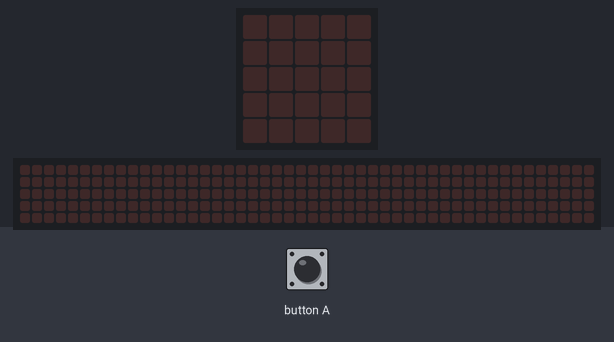
Bench run of a program on a simulated BBC micro:bit running MicroPython. Parts: the board's 5×5 LED display, a strip that is not on the board, showing the scrolling text unrolled. The test bench sets the inputs (shaded band). The 48×5 strip is a reading aid, not a part: it shows the text the display is scrolling, unrolled, one strip-width of it at a time.

Above: at 1.2 s.
1.3 s: button A pressed for 0.15 s
At 1.37 s:
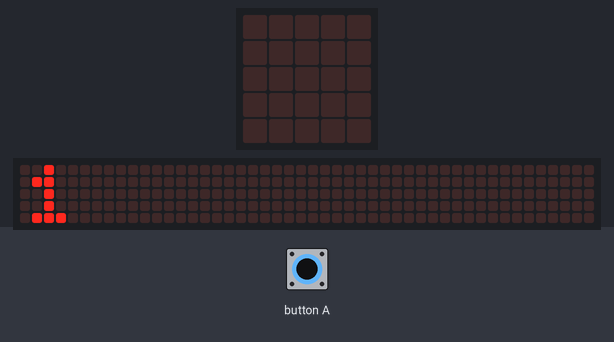
4.3 s: button A pressed for 1 s
At 5.72 s:
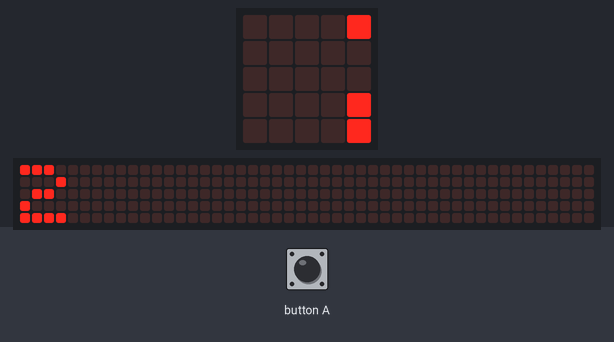
7.3 s: button A pressed for 0.15 s
At 8.62 s:
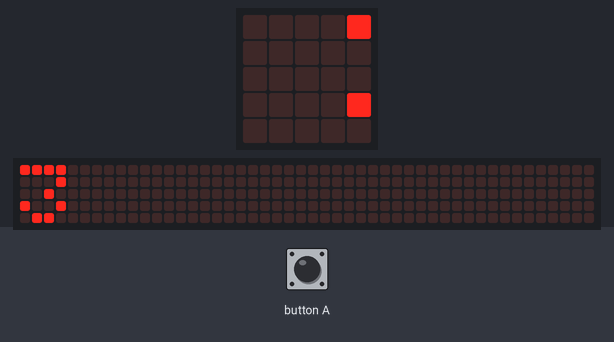
10.3 s: button A pressed for 1 s
At 11.52 s:
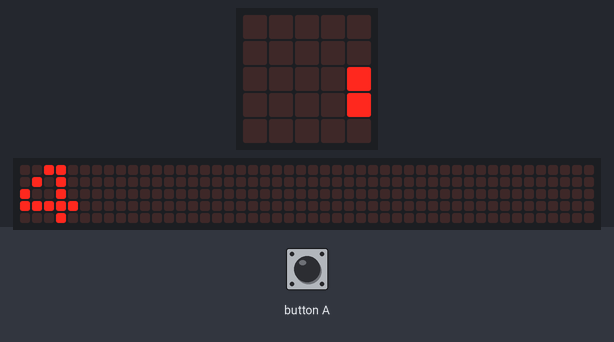

Measured:
- after the input at 1.3 s, the display: changes at once (image 1)

The program:

counter.py
```python
"""
    counter.py
    ~~~~~~~~~~
    Creates a counter that increments on pressing button a.
    Scrolls the current count on the led display.
"""

import microbit
ctr = 0                                         # Initialize counter
while True:                                     # Loop forever
    ctr = ctr + microbit.button_a.get_presses() # Count the amount of presses
    if ctr > 0:                                 # Only execute if not zero
        microbit.display.scroll(str(ctr))       # Display the counter
    microbit.sleep(100)                         # Sleep for 100ms
```
